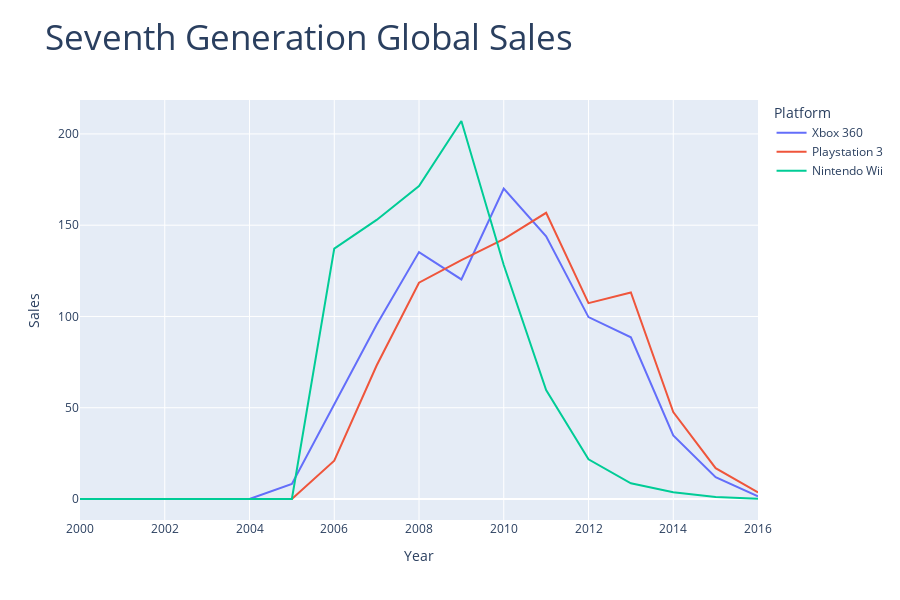

Here is the notebook cell this chart was saved with:
### Code cell
#plotly graph for gen seven
fig = px.line(genseven_long_df, x="Year", y="Sales", color='Platform', title = "Seventh Generation Global Sales", height=600)
fig.update_layout(title=dict(text="Seventh Generation Global Sales", font=dict(size=35)))
fig.show()

### Figure 1 — Plotly figure (JSON) as saved in the notebook; plotly's stock layout.template omitted (floating-point values rounded to 4 significant figures)
{"data": [{"hovertemplate": "Platform=Xbox 360<br>Year=%{x}<br>Sales=%{y}<extra></extra>", "legendgroup": "Xbox 360", "line": {"color": "#636efa", "dash": "solid"}, "marker": {"symbol": "circle"}, "mode": "lines", "name": "Xbox 360", "orientation": "v", "showlegend": true, "type": "scatter", "x": [2000, 2001, 2002, 2003, 2004, 2005, 2006, 2007, 2008, 2009, 2010, 2011, 2012, 2013, 2014, 2015, 2016], "xaxis": "x", "y": [0, 0, 0, 0, 0, 8.27, 51.66, 95.43, 135.2, 120.3, 170.1, 143.9, 99.65, 88.58, 34.78, 11.95, 1.52], "yaxis": "y"}, {"hovertemplate": "Platform=Playstation 3<br>Year=%{x}<br>Sales=%{y}<extra></extra>", "legendgroup": "Playstation 3", "line": {"color": "#EF553B", "dash": "solid"}, "marker": {"symbol": "circle"}, "mode": "lines", "name": "Playstation 3", "orientation": "v", "showlegend": true, "type": "scatter", "x": [2000, 2001, 2002, 2003, 2004, 2005, 2006, 2007, 2008, 2009, 2010, 2011, 2012, 2013, 2014, 2015, 2016], "xaxis": "x", "y": [0, 0, 0, 0, 0, 0, 20.95, 73.14, 118.5, 130.9, 142.4, 156.8, 107.3, 113.2, 47.63, 16.87, 3.58], "yaxis": "y"}, {"hovertemplate": "Platform=Nintendo Wii<br>Year=%{x}<br>Sales=%{y}<extra></extra>", "legendgroup": "Nintendo Wii", "line": {"color": "#00cc96", "dash": "solid"}, "marker": {"symbol": "circle"}, "mode": "lines", "name": "Nintendo Wii", "orientation": "v", "showlegend": true, "type": "scatter", "x": [2000, 2001, 2002, 2003, 2004, 2005, 2006, 2007, 2008, 2009, 2010, 2011, 2012, 2013, 2014, 2015, 2016], "xaxis": "x", "y": [0, 0, 0, 0, 0, 0, 137.1, 152.9, 171.4, 207.1, 128.2, 59.64, 21.71, 8.6, 3.75, 1.14, 0.18], "yaxis": "y"}], "layout": {"height": 600, "legend": {"title": {"text": "Platform"}, "tracegroupgap": 0}, "title": {"font": {"size": 35}, "text": "Seventh Generation Global Sales"}, "xaxis": {"anchor": "y", "domain": [0, 1], "title": {"text": "Year"}}, "yaxis": {"anchor": "x", "domain": [0, 1], "title": {"text": "Sales"}}}}
